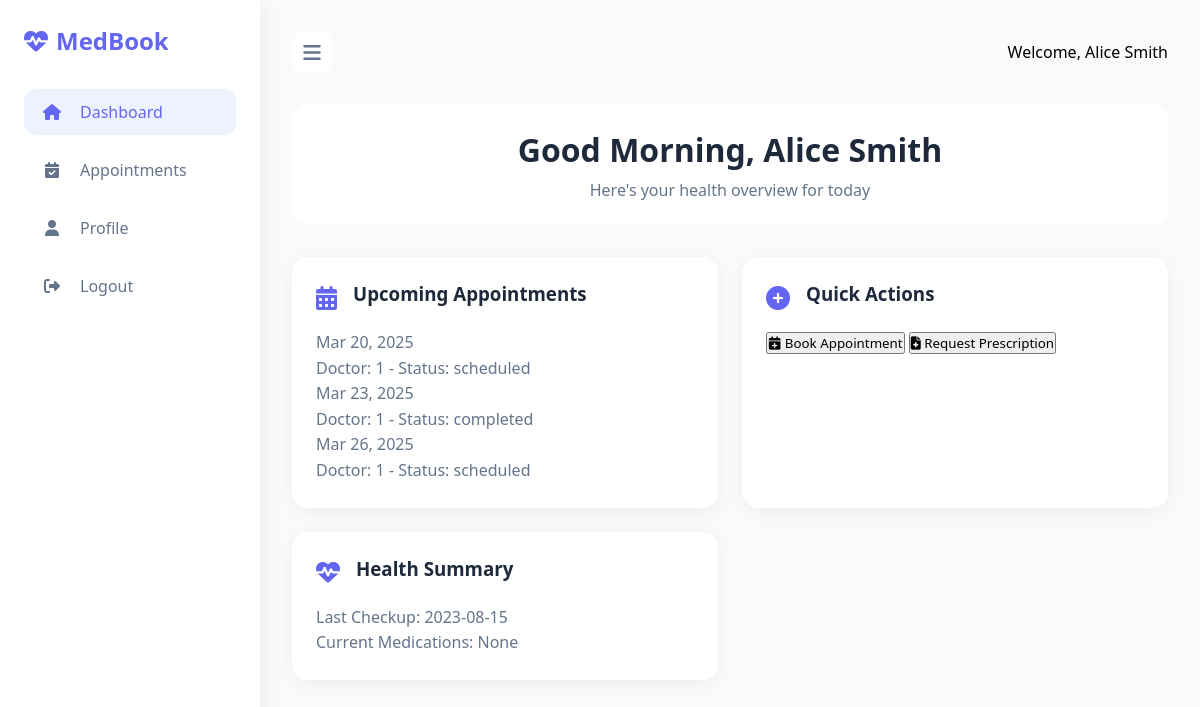
Screenshot of /patient_dashboard.php (signed in) with the database file from the repository.
### tables this page shows
CREATE TABLE `patients` (
  `patient_id` int(11) NOT NULL,
  `first_name` varchar(50) NOT NULL,
  `last_name` varchar(50) NOT NULL,
  `email` varchar(100) NOT NULL,
  `phone` varchar(20) DEFAULT NULL,
  `password_hash` varchar(255) NOT NULL,
  `created_at` datetime DEFAULT CURRENT_TIMESTAMP,
  `role` varchar(20) DEFAULT 'patient',
  `date_of_birth` date DEFAULT NULL
);

CREATE TABLE `appointments` (
  `appointment_id` int(11) NOT NULL,
  `patient_id` int(11) NOT NULL,
  `doctor_id` int(11) NOT NULL,
  `appointment_date` date NOT NULL,
  `appointment_time` time NOT NULL,
  `status` enum('scheduled','completed','cancelled') DEFAULT 'scheduled',
  `notes` text,
  `created_at` datetime DEFAULT CURRENT_TIMESTAMP
);

### patient_dashboard.php (the view, shortened to what this page needs)
<?php
require_once 'config.php';
$stmt = $pdo->prepare("SELECT * FROM patients WHERE patient_id = ?");
$stmt->execute([$_SESSION['user_id']]);
$user = $stmt->fetch();
?>
<!DOCTYPE html>
<html lang="en">
<head>
    <link rel="stylesheet" href="https://cdnjs.cloudflare.com/ajax/libs/font-awesome/6.4.0/css/all.min.css">
</head>
<body>
    <aside class="sidebar">
        <div class="logo">
            <i class="fas fa-heartbeat"></i>
            MedBook
        </div>
        <nav>
    <ul class="nav-menu">
        <li class="nav-item">
            <a href="patient_dashboard.php" class="nav-link active">
                <i class="fas fa-home"></i>
                Dashboard
            </a>
        </li>
        <li class="nav-item">
            <a href="appointments.php" class="nav-link">
                <i class="fas fa-calendar-check"></i>
                Appointments
            </a>
        </li>
        <li class="nav-item">
            <a href="profile.php" class="nav-link">
                <i class="fas fa-user"></i>
                Profile
            </a>
        </li>
        <li class="nav-item">
            <a href="logout.php" class="nav-link">
                <i class="fas fa-sign-out-alt"></i>
                Logout
            </a>
        </li>
    </ul>
</nav>
    </aside>
    <main class="main-content">
        <div class="header">
            <button class="toggle-btn" id="sidebarToggle">
                <i class="fas fa-bars"></i>
            </button>
            <div class="user-info">
            <span>Welcome, <?= htmlspecialchars($user['first_name']) . ' ' . htmlspecialchars($user['last_name']) ?></span>
            </div>
        </div>
        <div class="user-greeting">
    <h1 style="text-align: center;">Good <?= date('H') < 12 ? 'Morning' : (date('H') < 18 ? 'Afternoon' : 'Evening') ?>, <?= htmlspecialchars($user['first_name']) . ' ' . htmlspecialchars($user['last_name']) ?></h1>
    <p style="text-align: center;">Here's your health overview for today</p>
</div>
        <div class="card-grid">
            <div class="card">
                <div class="card-header">
                    <i class="fas fa-calendar-alt"></i>
                    <h3 class="card-title">Upcoming Appointments</h3>
                </div>
                <div class="card-text">
                    <?php
                    $stmt = $pdo->prepare("SELECT * FROM appointments WHERE patient_id = ? AND appointment_date >= CURDATE() ORDER BY appointment_date ASC LIMIT 3");
                    $stmt->execute([$user['patient_id']]);
                    $appointments = $stmt->fetchAll();
                    if ($appointments):
                        foreach ($appointments as $apt): ?>
                            <div class="appointment-item">
                                <div><?= date('M j, Y', strtotime($apt['appointment_date'])) ?></div>
                                <div>Doctor: <?= $apt['doctor_id'] ?> - Status: <?= $apt['status'] ?></div>
                            </div>
                        <?php endforeach;
                    else: ?>
                        <p>No upcoming appointments</p>
                    <?php endif; ?>
                </div>
            </div>
            <div class="card">
                <div class="card-header">
                    <i class="fas fa-plus-circle"></i>
                    <h3 class="card-title">Quick Actions</h3>
                </div>
                <div class="card-text">
                    <button class="btn-action">
                        <i class="fas fa-calendar-plus"></i>
                        Book Appointment
                    </button>
                    <button class="btn-action">
                        <i class="fas fa-file-medical"></i>
                        Request Prescription
                    </button>
                </div>
            </div>
            <div class="card">
                <div class="card-header">
                    <i class="fas fa-heartbeat"></i>
                    <h3 class="card-title">Health Summary</h3>
                </div>
                <div class="card-text">
                    <div class="health-metric">
                        <div>Last Checkup: 2023-08-15</div>
                        <div>Current Medications: None</div>
                    </div>
                </div>
            </div>
        </div>
    </main>
</body>
</html>

### patient_dashboard.php (style rules this page uses)
* { margin: 0; padding: 0; box-sizing: border-box; font-family: 'Segoe UI', system-ui, sans-serif; }
:root { --primary: #6366f1; --primary-dark: #4f46e5; --sidebar-width: 260px; --transition: all 0.3s cubic-bezier(0.4, 0, 0.2, 1); }
body { background: #f8fafc; min-height: 100vh; display: flex; }
.sidebar { background: white; width: var(--sidebar-width); height: 100vh; padding: 1.5rem; position: fixed; box-shadow: 4px 0 20px rgba(0, 0, 0, 0.05); transition: var(--transition); z-index: 100; }
.logo { font-size: 1.5rem; font-weight: 700; color: var(--primary); margin-bottom: 2rem; display: flex; align-items: center; gap: 0.5rem; }
.nav-menu { list-style: none; }
.nav-item { margin-bottom: 0.75rem; }
.nav-link { display: flex; align-items: center; gap: 1rem; padding: 0.75rem 1rem; border-radius: 0.75rem; color: #64748b; text-decoration: none; transition: var(--transition); }
.nav-link:hover, .nav-link.active { background: #eef2ff; color: var(--primary); }
.nav-link i { width: 24px; text-align: center; }
.main-content { flex: 1; margin-left: var(--sidebar-width); transition: var(--transition); padding: 2rem; }
.header { display: flex; justify-content: space-between; align-items: center; margin-bottom: 2rem; }
.toggle-btn { background: white; border: none; width: 40px; height: 40px; border-radius: 0.75rem; cursor: pointer; transition: var(--transition); font-size: 1.25rem; color: #64748b; }
.user-greeting { background: white; padding: 1.5rem; border-radius: 1rem; margin-bottom: 2rem; animation: slideIn 0.6s ease; }
.user-greeting h1 { color: #1e293b; margin-bottom: 0.5rem; }
.user-greeting p { color: #64748b; }
.card-grid { display: grid; grid-template-columns: repeat(auto-fit, minmax(280px, 1fr)); gap: 1.5rem; }
.card { background: white; padding: 1.5rem; border-radius: 1rem; box-shadow: 0 4px 20px rgba(0, 0, 0, 0.05); transition: var(--transition); animation: fadeIn 0.6s ease; }
.card-header { display: flex; align-items: center; gap: 1rem; margin-bottom: 1rem; }
.card-header i { font-size: 1.5rem; color: var(--primary); }
.card-title { color: #1e293b; margin-bottom: 0.5rem; }
.card-text { color: #64748b; line-height: 1.6; }

### rows the page displays
patients: first_name "Alice", last_name "Smith"
appointments: appointment_date "Mar 20, 2025", doctor "1", status "scheduled"
appointments: appointment_date "Mar 23, 2025", doctor "1", status "completed"
appointments: appointment_date "Mar 26, 2025", doctor "1", status "scheduled"
